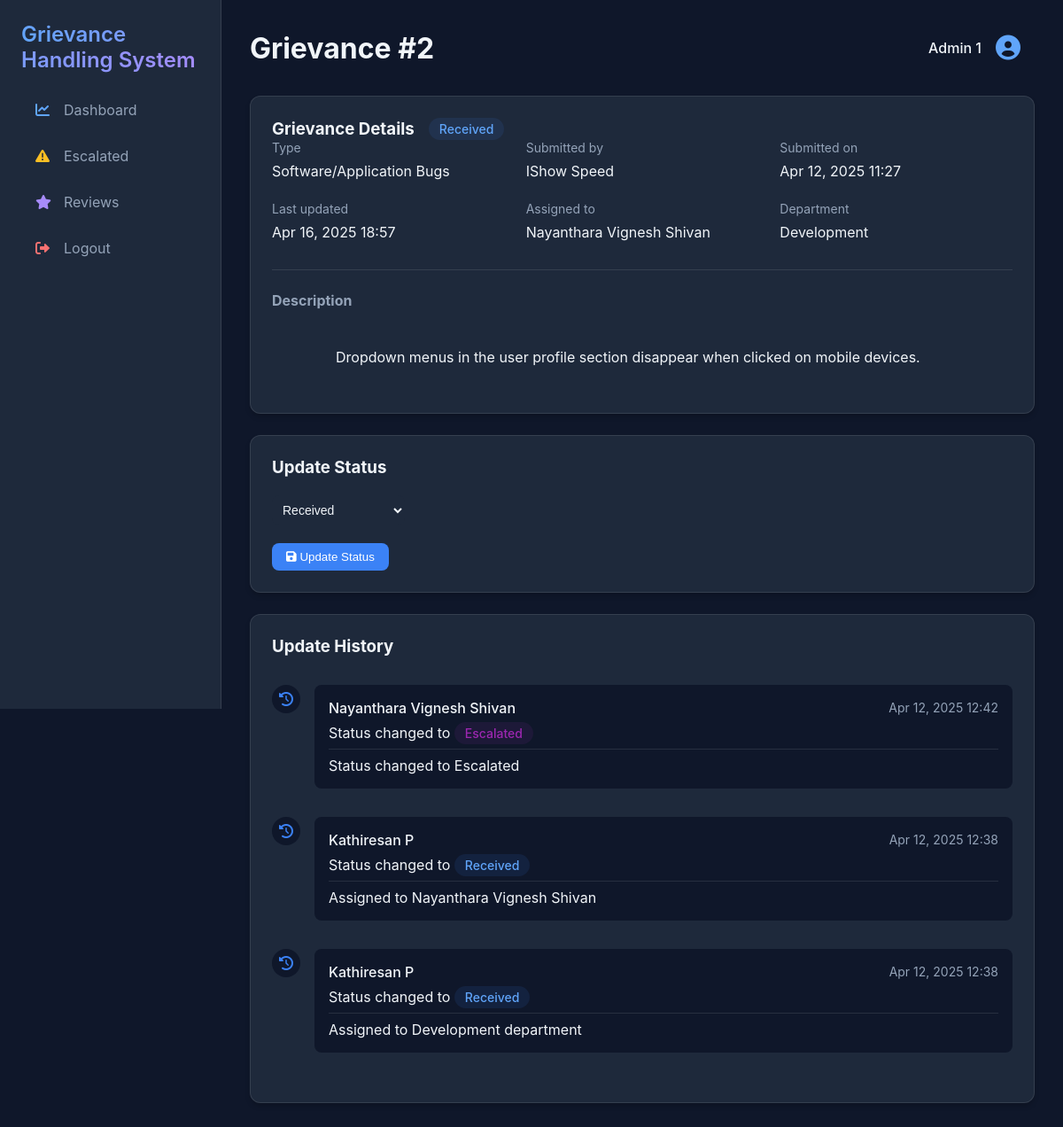
The page /grievance/2/ (signed in) on the database its author committed.
### grievances/models.py (models this page shows, shortened)
class Grievance(models.Model):
    class Status(models.TextChoices):
        RECEIVED = 'RECEIVED', 'Received'
        IN_PROGRESS = 'IN_PROGRESS', 'In Progress'
        RESOLVED = 'RESOLVED', 'Resolved'
        REJECTED = 'REJECTED', 'Rejected'
        ESCALATED = 'ESCALATED', 'Escalated'
    class IssueType(models.TextChoices):
        TECHNICAL = 'TECHNICAL', 'Technical Issues'
        CUSTOMER_SERVICE = 'CUSTOMER_SERVICE', 'Customer Service Issues'
        SOFTWARE_BUG = 'SOFTWARE_BUG', 'Software/Application Bugs'
        PRODUCT = 'PRODUCT', 'Product/Feature Issues'
        QUALITY = 'QUALITY', 'Quality Assurance Failures'
    user = models.ForeignKey(CustomUser, on_delete=models.CASCADE, related_name='grievances')
    issue_type = models.CharField(max_length=50, choices=IssueType.choices)
    description = models.TextField()
    status = models.CharField(max_length=50, choices=Status.choices, default=Status.RECEIVED)
    assigned_to = models.ForeignKey(CustomUser, on_delete=models.SET_NULL, null=True, blank=True, related_name='assigned_grievances')
    department = models.ForeignKey(Department, on_delete=models.SET_NULL, null=True, blank=True)
    created_at = models.DateTimeField(auto_now_add=True)
    updated_at = models.DateTimeField(auto_now=True)
    class Meta:
        verbose_name = "Grievance"
        verbose_name_plural = "Grievances"
        ordering = ['-created_at']

class GrievanceUpdate(models.Model):
    grievance = models.ForeignKey(Grievance, on_delete=models.CASCADE, related_name='updates')
    updated_by = models.ForeignKey(CustomUser, on_delete=models.SET_NULL, null=True)
    status = models.CharField(max_length=50, choices=Grievance.Status.choices)
    comment = models.TextField(blank=True, null=True)
    created_at = models.DateTimeField(auto_now_add=True)

### users/models.py (models this page shows, shortened)
class CustomUser(AbstractUser):
    class Role(models.TextChoices):
        ADMIN = 'ADMIN', 'Admin'
        EMPLOYEE = 'EMPLOYEE', 'Employee'
        CUSTOMER = 'CUSTOMER', 'Customer'
    role = models.CharField(
        max_length=50,
        choices=Role.choices,
        default=Role.CUSTOMER
    )
    department = models.ForeignKey(
        Department,
        on_delete=models.SET_NULL,
        null=True,
        blank=True,
        related_name='department_employees'
    )
    phone = models.CharField(
        max_length=15,
        blank=True,
        null=True,
        verbose_name="Phone Number"
    )
    is_verified = models.BooleanField(default=False)
    class Meta:
        verbose_name = "User"
        verbose_name_plural = "Users"
        ordering = ['last_name', 'first_name']
        permissions = [
            ("can_manage_users", "Can manage users"),
            ("can_manage_grievances", "Can manage grievances"),
        ]

class Department(models.Model):
    name = models.CharField(max_length=100, unique=True)
    description = models.TextField(blank=True)

### grievances/views.py (the view)
# urls.py: path('grievance/<int:pk>/', grievance_detail, name='grievance_detail'),
@login_required
def grievance_detail(request, pk):
    grievance = get_object_or_404(Grievance, pk=pk)
    updates = GrievanceUpdate.objects.filter(grievance=grievance).order_by('-created_at')
    Notification.objects.filter(
        user=request.user,
        grievance=grievance,
        is_read=False
    ).update(is_read=True)
    if (request.user != grievance.user and
        request.user != grievance.assigned_to and
        request.user.role != CustomUser.Role.ADMIN):
        return HttpResponseForbidden("Access denied")
    if (request.user.role == CustomUser.Role.EMPLOYEE and
        grievance.status == Grievance.Status.ESCALATED):
        return HttpResponseForbidden("Cannot modify escalated grievances")
    if request.method == 'POST':
        form = GrievanceStatusForm(request.POST, instance=grievance)
        if form.is_valid():
            old_status = grievance.status
            grievance = form.save(commit=False)
            grievance.last_updated_by = request.user
            grievance.save()
            if old_status != grievance.status:
                GrievanceUpdate.objects.create(
                    grievance=grievance,
                    updated_by=request.user,
                    status=grievance.status,
                    comment=f"Status changed from {old_status} to {grievance.status}"
                )
                if grievance.status == Grievance.Status.IN_PROGRESS and grievance.assigned_to:
                    if not Notification.objects.filter(
                        user=grievance.assigned_to,
                        grievance=grievance,
                        is_read=False
                    ).exists():
                        Notification.objects.create(
                            user=grievance.assigned_to,
                            grievance=grievance,
                            message=f"You have been assigned to Grievance #{grievance.id}"
                        )
                elif grievance.status == Grievance.Status.RESOLVED:
                    if not Notification.objects.filter(
                        user=grievance.user,
                        grievance=grievance,
                        is_read=False
                    ).exists():
                        Notification.objects.create(
                            user=grievance.user,
                            grievance=grievance,
                            message=f"Your Grievance #{grievance.id} has been resolved"
                        )
                elif grievance.status == Grievance.Status.REJECTED:
                    if not Notification.objects.filter(
                        user=grievance.user,
                        grievance=grievance,
                        is_read=False
                    ).exists():
                        Notification.objects.create(
                            user=grievance.user,
                            grievance=grievance,
                            message=f"Your Grievance #{grievance.id} has been rejected"
                        )
                messages.success(request, "Status updated successfully!")
            return redirect('grievance_detail', pk=pk)
    else:
        form = GrievanceStatusForm(instance=grievance)
    return render(request, 'grievances/grievance_detail.html', {
        'grievance': grievance,
        'updates': updates,
        'form': form,
    })

### grievances/forms.py
class GrievanceStatusForm(forms.ModelForm):
    class Meta:
        model = Grievance
        fields = ('status',)

### grievance_system/context_processors.py (called while the page is built)
def notifications(request):
    if request.user.is_authenticated:
        notifications = Notification.objects.filter(user=request.user).order_by('-created_at')[:10]
        unread_notifications_count = Notification.objects.filter(user=request.user, is_read=False).count()
    else:
        notifications = []
        unread_notifications_count = 0
    return {
        'notifications': notifications,
        'unread_notifications_count': unread_notifications_count
    }

### templates/grievances/grievance_detail.html (shortened to what this page needs)
{% extends 'base.html' %}
{% block page_title %}Grievance #{{ grievance.id }}{% endblock %}
{% block content %}
<div class="card">
    <div class="card-header">
        <div class="grievance-header">
            <h3>Grievance Details</h3>
            <span class="status-badge status-{{ grievance.status|lower }}">
                {{ grievance.get_status_display }}
            </span>
        </div>
    </div>
    <div class="card-body">
        <div class="info-grid">
            <div class="info-item">
                <div class="info-label">Type</div>
                <div class="info-value">{{ grievance.get_issue_type_display }}</div>
            </div>
            <div class="info-item">
                <div class="info-label">Submitted by</div>
                <div class="info-value">{{ grievance.user.get_full_name }}</div>
            </div>
            <div class="info-item">
                <div class="info-label">Submitted on</div>
                <div class="info-value">{{ grievance.created_at|date:"M d, Y H:i" }}</div>
            </div>
            <div class="info-item">
                <div class="info-label">Last updated</div>
                <div class="info-value">{{ grievance.updated_at|date:"M d, Y H:i" }}</div>
            </div>
            {% if grievance.assigned_to %}
            <div class="info-item">
                <div class="info-label">Assigned to</div>
                <div class="info-value">{{ grievance.assigned_to.get_full_name }}</div>
            </div>
            {% endif %}
            {% if grievance.department %}
            <div class="info-item">
                <div class="info-label">Department</div>
                <div class="info-value">{{ grievance.department.name }}</div>
            </div>
            {% endif %}
        </div>
        <div class="description-section">
            <h4>Description</h4>
            <div class="description-content">
                {{ grievance.description }}
            </div>
        </div>
    </div>
</div>
{% if request.user.role == 'ADMIN' or request.user.role == 'EMPLOYEE' and request.user == grievance.assigned_to %}
<div class="card">
    <div class="card-header">
        <h3>Update Status</h3>
    </div>
    <br/>
    <div class="card-body">
        <form method="post">
            <form method="post" class="status-form">
                <select name="status" class="status-select" onchange="this.form.submit()">
                    {% for status in grievance.Status.choices %}
                    <option value="{{ status.0 }}" {% if grievance.status == status.0 %}selected{% endif %}>
                        {{ status.1 }}
                    </option>
                    {% endfor %}
                </select>
            </form>
            <br/>
            <button type="submit" class="btn btn-primary">
                <i class="fas fa-save"></i> Update Status
            </button>
        </form>
    </div>
</div>
{% endif %}
<div class="card">
    <div class="card-header">
        <h3>Update History</h3>
    </div>
    <div class="card-body">
        <div class="timeline">
            {% for update in updates %}
            <div class="timeline-item">
                <div class="timeline-icon">
                    <i class="fas fa-history"></i>
                </div>
                <div class="timeline-content">
                    <div class="timeline-header">
                        <span class="timeline-author">{{ update.updated_by.get_full_name }}</span>
                        <span class="timeline-date">{{ update.created_at|date:"M d, Y H:i" }}</span>
                    </div>
                    <div class="timeline-body">
                        <p>Status changed to <span class="status-badge status-{{ update.status|lower }}">{{ update.get_status_display }}</span></p>
                        {% if update.comment %}
                            <p class="timeline-comment">{{ update.comment }}</p>
                        {% endif %}
                    </div>
                </div>
            </div>
            {% empty %}
            <div class="empty-state">
                <i class="fas fa-history"></i>
                <p>No updates yet</p>
            </div>
            {% endfor %}
        </div>
    </div>
</div>
{% endblock %}

### templates/base.html (shortened to what this page needs)
<!DOCTYPE html>
<html lang="en">
<head>
    <link rel="stylesheet" href="https://cdnjs.cloudflare.com/ajax/libs/font-awesome/6.0.0/css/all.min.css">
</head>
<body>
    <div class="sidebar">
        <a href="{% url 'home' %}" class="sidebar-brand">
             Grievance Handling System
        </a>
        <br/>
        <br/>
        <ul class="sidebar-nav">
            {% if user.is_authenticated %}
                <li class="nav-item">
                    <a href="{% url 'dashboard' %}" class="nav-link {% if request.resolver_match.url_name == 'dashboard' %}active{% endif %}">
                        <i class="fas fa-chart-line icon-primary"></i> Dashboard
                    </a>
                </li>
                {% if user.role == 'ADMIN' %}
                <li class="nav-item">
                    <a href="{% url 'escalated_grievances' %}" class="nav-link {% if request.resolver_match.url_name == 'escalated_grievances' %}active{% endif %}">
                        <i class="fas fa-exclamation-triangle icon-warning"></i> Escalated
                    </a>
                </li>
                <li class="nav-item">
                    <a href="{% url 'reviews' %}" class="nav-link {% if request.resolver_match.url_name == 'reviews' %}active{% endif %}">
                        <i class="fas fa-star icon-info"></i> Reviews
                    </a>
                </li>
                {% endif %}
                <li class="nav-item">
                    <a href="{% url 'logout' %}" class="nav-link">
                        <i class="fas fa-sign-out-alt icon-danger"></i> Logout
                    </a>
                </li>
            {% endif %}
        </ul>
    </div>
    <div class="main-content">
        <div class="top-bar">
            <h1>{% block page_title %}{% endblock %}</h1>
            {% if user.is_authenticated %}
            <div class="user-profile">
                <a href="{% url 'profile' %}" class="profile-link">
                    <span>{{ user.get_full_name }}</span>
                    <i class="fas fa-user-circle"></i>
                </a>
            </div>
            {% endif %}
        </div>
        {% block content %}
        {% endblock %}
    </div>
</body>
</html>

### templates/base.html (style rules this page uses)
:root { --dark-bg: #0f172a; --sidebar-bg: #1e293b; --primary: #3b82f6; --success: #22c55e; --warning: #f59e0b; --danger: #ef4444; --purple: #8b5cf6; --text: #f1f5f9; --text-secondary: #94a3b8; --card-bg: #1e293b; --hover-bg: #334155; --icon-primary: #60a5fa; --icon-success: #4ade80; --icon-warning: #fbbf24; --icon-danger: #f87171; --icon-info: #a78bfa; --icon-muted: #cbd5e1; }
* { margin: 0; padding: 0; box-sizing: border-box; }
body { font-family: 'Inter', -apple-system, BlinkMacSystemFont, sans-serif; background-color: var(--dark-bg); color: var(--text); min-height: 100vh; display: flex; }
.sidebar { width: 250px; background-color: var(--sidebar-bg); padding: 1.5rem; position: fixed; height: 100vh; left: 0; top: 0; border-right: 1px solid rgba(255, 255, 255, 0.1); }
.sidebar-brand { font-size: 1.5rem; font-weight: 600; margin-bottom: 2rem; color: var(--text); text-decoration: none; background: linear-gradient(45deg, var(--icon-primary), var(--icon-info)); background-clip: text; -webkit-background-clip: text; -webkit-text-fill-color: transparent; }
.sidebar-nav { list-style: none; }
.nav-item { margin-bottom: 0.5rem; }
.nav-link { display: flex; align-items: center; padding: 0.75rem 1rem; color: var(--text-secondary); text-decoration: none; border-radius: 0.5rem; transition: all 0.2s; }
.nav-link i { margin-right: 0.75rem; width: 1.25rem; transition: all 0.2s; }
.icon-primary { color: var(--icon-primary); }
.icon-warning { color: var(--icon-warning); }
.icon-danger { color: var(--icon-danger); }
.icon-info { color: var(--icon-info); }
.main-content { margin-left: 250px; padding: 2rem; width: calc(100% - 250px); }
.top-bar { display: flex; justify-content: space-between; align-items: center; margin-bottom: 2rem; }
.user-profile { display: flex; align-items: center; gap: 1rem; }
.profile-link { display: flex; align-items: center; gap: 1rem; text-decoration: none; color: var(--text); padding: 0.5rem 1rem; border-radius: 0.5rem; transition: all 0.2s; }
.profile-link i { font-size: 1.75rem; color: var(--icon-primary); transition: all 0.2s; }
.profile-link span { color: var(--text); font-weight: 500; }
.card { background-color: var(--card-bg); border-radius: 0.75rem; padding: 1.5rem; margin-bottom: 1.5rem; box-shadow: 0 4px 6px -1px rgba(0, 0, 0, 0.2); border: 1px solid rgba(255, 255, 255, 0.1); }
.status-badge { padding: 0.25rem 0.75rem; border-radius: 9999px; font-size: 0.875rem; font-weight: 500; }
.status-received { background-color: rgba(59, 130, 246, 0.1); color: #60a5fa; }
.status-escalated { background-color: rgba(156, 39, 176, 0.1); color: #9C27B0; }
.btn { padding: 0.5rem 1rem; border-radius: 0.5rem; font-weight: 500; cursor: pointer; border: none; transition: all 0.2s; }
.btn-primary { background-color: var(--primary); color: white; }

### rows shown on the page
Grievance: id "2", status "Received", issue_type "Software/Application Bugs", user.get_full_name "IShow Speed", created_at "Apr 12, 2025 11:27", updated_at "Apr 16, 2025 18:57", assigned_to.get_full_name "Nayanthara Vignesh Shivan", department.name "Development", description "Dropdown menus in the user profile section disappear when clicked on mobile devices."
CustomUser: get_full_name "Admin 1"
GrievanceUpdate: updated_by.get_full_name "Nayanthara Vignesh Shivan", created_at "Apr 12, 2025 12:42", status "Escalated", comment "Status changed to Escalated"
GrievanceUpdate: updated_by.get_full_name "Kathiresan P", created_at "Apr 12, 2025 12:38", status "Received", comment "Assigned to Nayanthara Vignesh Shivan"
GrievanceUpdate: updated_by.get_full_name "Kathiresan P", created_at "Apr 12, 2025 12:38", status "Received", comment "Assigned to Development department"
